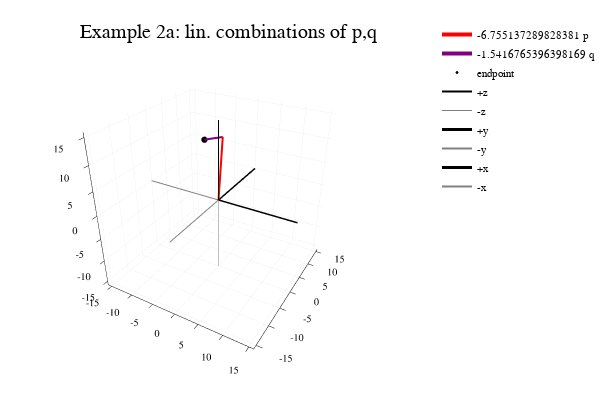

The cell this chart's notebook holds for it:
### Markdown cell above
## Example 2a.  Plot a possible linear combination using two vectors in $\mathbb{R}^3$

Here, random integer weights ($a_1$ and $a_2$) between -15 and 15 for the two vectors are chosen.  

To see a different randomly generated linear combination, select the following cell by single-clicking anywhere in the gray code area.  Then hit the "Run" button.

### Code cell
# Example 3b: p,q
using Plots
plotly()

a1=rand(-15:15)*rand(); a2=rand(-15:15)*rand();
P=p*a1; Q=q*a2; 

while abs(P[1]+Q[1])>15 || abs(P[2]+Q[2])>15 || abs(P[3]+Q[3])>15
   a1=rand(-15:15)*rand(); a2=rand(-15:15)*rand();
    P=p*a1; Q=q*a2;
end

xp=[0,P[1]];
yp=[0,P[2]];
zp=[0,P[3]];
plot3d(xp,yp,zp, title="Example 2a: lin. combinations of p,q", label="$a1 p", linecolor="red", linewidth=4, lims=[-15,15])
xq=[P[1],Q[1]+P[1]];
yq=[P[2],Q[2]+P[2]];
zq=[P[3],Q[3]+P[3]];
plot3d!(xq,yq,zq, label="$a2 q", linewidth=4, linecolor="purple")
scatter!([P[1]+Q[1], P[1]+Q[1]],[P[2]+Q[2],P[2]+Q[2]],[P[3]+Q[3],P[3]+Q[3]], markercolor="black", markersize=1, label="endpoint")

plot3d!([0,0],[0,0],[0,20],  label="+z", linecolor="black", linewidth=2,lims=[-15,15])
plot3d!([0,0],[0,0],[0,-20],  label="-z", linecolor="gray", linewidth=1,lims=[-15,15])
plot3d!([0,0],[0,20],[0,0],  label="+y", linecolor="black", linewidth=3,lims=[-15,15])
plot3d!([0,0],[0,-20],[0,0],  label="-y", linecolor="gray", linewidth=2,lims=[-15,15])
plot3d!([0,20],[0,0],[0,0],  label="+x", linecolor="black", linewidth=3,lims=[-15,15])
plot3d!([0,-20],[0,0],[0,0],  label="-x", linecolor="gray", linewidth=2,lims=[-15,15])

### Figure 1 — Plotly figure (JSON) as saved in the notebook; plotly's stock layout.template omitted (floating-point values rounded to 4 significant figures)
{"data": [{"colorbar": {"title": ""}, "hoverinfo": "text", "legendgroup": "-6.755137289828381 p", "line": {"color": "rgba(255, 0, 0, 1.000)", "dash": "solid", "shape": "linear", "width": 4}, "mode": "lines", "name": "-6.755137289828381 p", "showlegend": true, "text": [null, null], "type": "scatter3d", "x": [0, -6.755], "xaxis": "x1", "y": [0, 13.51], "yaxis": "y1", "z": [0, 6.755], "zmax": 0.1, "zmin": -0.1}, {"colorbar": {"title": ""}, "hoverinfo": "text", "legendgroup": "-1.5416765396398169 q", "line": {"color": "rgba(128, 0, 128, 1.000)", "dash": "solid", "shape": "linear", "width": 4}, "mode": "lines", "name": "-1.5416765396398169 q", "showlegend": true, "text": [null, null], "type": "scatter3d", "x": [-6.755, -11.38], "xaxis": "x1", "y": [13.51, 13.51], "yaxis": "y1", "z": [6.755, 5.213], "zmax": 0.1, "zmin": -0.1}, {"colorbar": {"title": ""}, "hoverinfo": "text", "legendgroup": "endpoint", "marker": {"color": "rgba(0, 0, 0, 1.000)", "line": {"color": "rgba(0, 0, 0, 1.000)", "width": 1}, "size": 2, "symbol": "circle"}, "mode": "markers", "name": "endpoint", "showlegend": true, "text": [null, null], "type": "scatter3d", "x": [-11.38, -11.38], "xaxis": "x1", "y": [13.51, 13.51], "yaxis": "y1", "z": [5.213, 5.213], "zmax": 0.1, "zmin": -0.1}, {"colorbar": {"title": ""}, "hoverinfo": "text", "legendgroup": "+z", "line": {"color": "rgba(0, 0, 0, 1.000)", "dash": "solid", "shape": "linear", "width": 2}, "mode": "lines", "name": "+z", "showlegend": true, "text": [null, null], "type": "scatter3d", "x": [0, 0], "xaxis": "x1", "y": [0, 0], "yaxis": "y1", "z": [0, 20], "zmax": 0.1, "zmin": -0.1}, {"colorbar": {"title": ""}, "hoverinfo": "text", "legendgroup": "-z", "line": {"color": "rgba(128, 128, 128, 1.000)", "dash": "solid", "shape": "linear", "width": 1}, "mode": "lines", "name": "-z", "showlegend": true, "text": [null, null], "type": "scatter3d", "x": [0, 0], "xaxis": "x1", "y": [0, 0], "yaxis": "y1", "z": [0, -20], "zmax": 0.1, "zmin": -0.1}, {"colorbar": {"title": ""}, "hoverinfo": "text", "legendgroup": "+y", "line": {"color": "rgba(0, 0, 0, 1.000)", "dash": "solid", "shape": "linear", "width": 3}, "mode": "lines", "name": "+y", "showlegend": true, "text": [null, null], "type": "scatter3d", "x": [0, 0], "xaxis": "x1", "y": [0, 20], "yaxis": "y1", "z": [0, 0], "zmax": 0.1, "zmin": -0.1}, {"colorbar": {"title": ""}, "hoverinfo": "text", "legendgroup": "-y", "line": {"color": "rgba(128, 128, 128, 1.000)", "dash": "solid", "shape": "linear", "width": 2}, "mode": "lines", "name": "-y", "showlegend": true, "text": [null, null], "type": "scatter3d", "x": [0, 0], "xaxis": "x1", "y": [0, -20], "yaxis": "y1", "z": [0, 0], "zmax": 0.1, "zmin": -0.1}, {"colorbar": {"title": ""}, "hoverinfo": "text", "legendgroup": "+x", "line": {"color": "rgba(0, 0, 0, 1.000)", "dash": "solid", "shape": "linear", "width": 3}, "mode": "lines", "name": "+x", "showlegend": true, "text": [null, null], "type": "scatter3d", "x": [0, 20], "xaxis": "x1", "y": [0, 0], "yaxis": "y1", "z": [0, 0], "zmax": 0.1, "zmin": -0.1}, {"colorbar": {"title": ""}, "hoverinfo": "text", "legendgroup": "-x", "line": {"color": "rgba(128, 128, 128, 1.000)", "dash": "solid", "shape": "linear", "width": 2}, "mode": "lines", "name": "-x", "showlegend": true, "text": [null, null], "type": "scatter3d", "x": [0, -20], "xaxis": "x1", "y": [0, 0], "yaxis": "y1", "z": [0, 0], "zmax": 0.1, "zmin": -0.1}], "layout": {"annotations": [{"font": {"color": "rgba(0, 0, 0, 1.000)", "family": "sans-serif", "size": 20}, "rotation": 0, "showarrow": false, "text": "Example 2a: lin. combinations of p,q", "x": 0.5222, "xanchor": "center", "xref": "paper", "y": 1, "yanchor": "top", "yref": "paper"}], "height": 400, "legend": {"bgcolor": "rgba(255, 255, 255, 1.000)", "bordercolor": "rgba(0, 0, 0, 1.000)", "font": {"color": "rgba(0, 0, 0, 1.000)", "family": "sans-serif", "size": 11}, "tracegroupgap": 0, "x": 1, "y": 1}, "margin": {"b": 20, "l": 0, "r": 0, "t": 20}, "paper_bgcolor": "rgba(255, 255, 255, 1.000)", "plot_bgcolor": "rgba(255, 255, 255, 1.000)", "scene": {"camera": {"eye": {"x": 1.126, "y": -1.95, "z": 1.3}}, "xaxis": {"anchor": "y1", "domain": [0.05101, 0.9934], "gridcolor": "rgba(0, 0, 0, 0.100)", "gridwidth": 0.5, "linecolor": "rgba(0, 0, 0, 1.000)", "mirror": false, "range": [-15.9, 15.9], "showgrid": true, "showline": true, "showticklabels": true, "tickangle": 0, "tickcolor": "rgb(0, 0, 0)", "tickfont": {"color": "rgba(0, 0, 0, 1.000)", "family": "sans-serif", "size": 11}, "tickmode": "array", "ticks": "inside", "ticktext": ["-15", "-10", "-5", "0", "5", "10", "15"], "tickvals": [-15, -10, -5, 0, 5, 10, 15], "title": "", "titlefont": {"color": "rgba(0, 0, 0, 1.000)", "family": "sans-serif", "size": 15}, "type": "-", "visible": true, "zeroline": false, "zerolinecolor": "rgba(0, 0, 0, 1.000)"}, "yaxis": {"anchor": "x1", "domain": [0.03762, 0.9415], "gridcolor": "rgba(0, 0, 0, 0.100)", "gridwidth": 0.5, "linecolor": "rgba(0, 0, 0, 1.000)", "mirror": false, "range": [-15.9, 15.9], "showgrid": true, "showline": true, "showticklabels": true, "tickangle": 0, "tickcolor": "rgb(0, 0, 0)", "tickfont": {"color": "rgba(0, 0, 0, 1.000)", "family": "sans-serif", "size": 11}, "tickmode": "array", "ticks": "inside", "ticktext": ["-15", "-10", "-5", "0", "5", "10", "15"], "tickvals": [-15, -10, -5, 0, 5, 10, 15], "title": "", "titlefont": {"color": "rgba(0, 0, 0, 1.000)", "family": "sans-serif", "size": 15}, "type": "-", "visible": true, "zeroline": false, "zerolinecolor": "rgba(0, 0, 0, 1.000)"}, "zaxis": {"gridcolor": "rgba(0, 0, 0, 0.100)", "gridwidth": 0.5, "linecolor": "rgba(0, 0, 0, 1.000)", "mirror": false, "range": [-15.9, 15.9], "showgrid": true, "showline": true, "showticklabels": true, "tickangle": 0, "tickcolor": "rgb(0, 0, 0)", "tickfont": {"color": "rgba(0, 0, 0, 1.000)", "family": "sans-serif", "size": 11}, "tickmode": "array", "ticks": "inside", "ticktext": ["-15", "-10", "-5", "0", "5", "10", "15"], "tickvals": [-15, -10, -5, 0, 5, 10, 15], "title": "", "titlefont": {"color": "rgba(0, 0, 0, 1.000)", "family": "sans-serif", "size": 15}, "type": "-", "visible": true, "zeroline": false, "zerolinecolor": "rgba(0, 0, 0, 1.000)"}}, "showlegend": true, "width": 600}}
